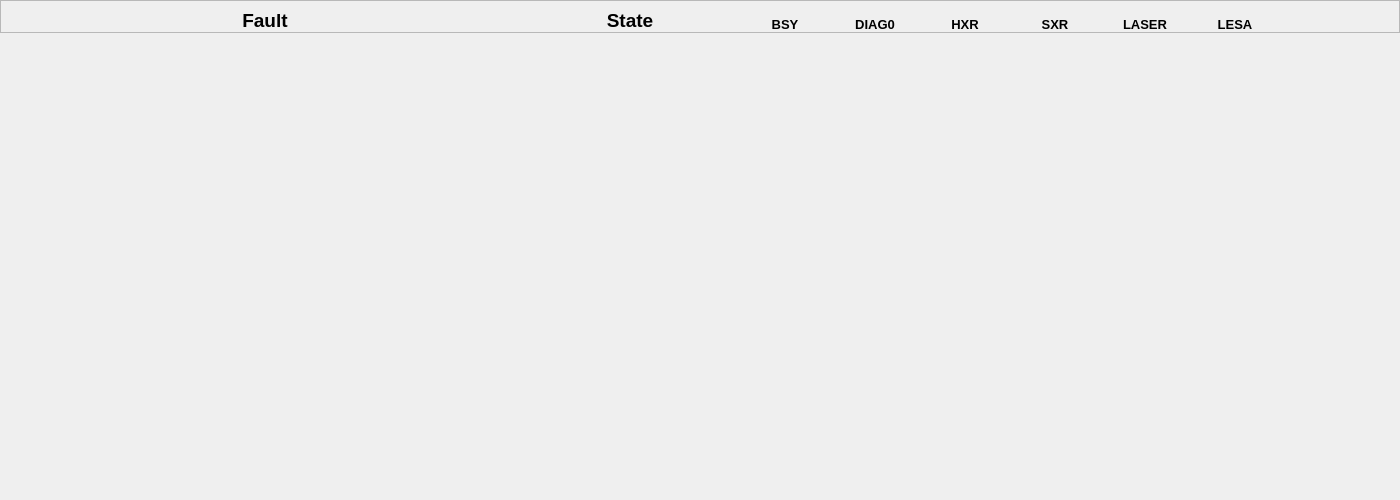
<?xml version="1.0" encoding="UTF-8"?>
<ui version="4.0">
 <class>Form</class>
 <widget class="QWidget" name="Form">
  <property name="geometry">
   <rect>
    <x>0</x>
    <y>0</y>
    <width>1400</width>
    <height>500</height>
   </rect>
  </property>
  <property name="font">
   <font>
    <pointsize>14</pointsize>
   </font>
  </property>
  <property name="windowTitle">
   <string>Form</string>
  </property>
  <property name="styleSheet">
   <string notr="true"/>
  </property>
  <layout class="QGridLayout" name="gridLayout">
   <property name="leftMargin">
    <number>0</number>
   </property>
   <property name="topMargin">
    <number>0</number>
   </property>
   <property name="rightMargin">
    <number>0</number>
   </property>
   <property name="bottomMargin">
    <number>0</number>
   </property>
   <property name="spacing">
    <number>0</number>
   </property>
   <item row="1" column="0">
    <widget class="QScrollArea" name="scrollArea">
     <property name="frameShape">
      <enum>QFrame::NoFrame</enum>
     </property>
     <property name="frameShadow">
      <enum>QFrame::Plain</enum>
     </property>
     <property name="widgetResizable">
      <bool>true</bool>
     </property>
     <widget class="QWidget" name="scrollAreaWidgetContents">
      <property name="geometry">
       <rect>
        <x>0</x>
        <y>0</y>
        <width>1400</width>
        <height>467</height>
       </rect>
      </property>
      <layout class="QVBoxLayout" name="verticalLayout">
       <property name="spacing">
        <number>0</number>
       </property>
       <property name="leftMargin">
        <number>0</number>
       </property>
       <property name="topMargin">
        <number>0</number>
       </property>
       <property name="rightMargin">
        <number>0</number>
       </property>
       <property name="bottomMargin">
        <number>0</number>
       </property>
       <item>
        <widget class="PyDMTemplateRepeater" name="PyDMTemplateRepeater">
         <property name="toolTip">
          <string/>
         </property>
         <property name="frameShape">
          <enum>QFrame::NoFrame</enum>
         </property>
         <property name="layoutSpacing" stdset="0">
          <number>0</number>
         </property>
         <property name="templateFilename" stdset="0">
          <string>mps_inline_logic.ui</string>
         </property>
         <property name="dataSource" stdset="0">
          <string>$PHYSICS_TOP/mps_configuration/current/display/logic/${FILE}</string>
         </property>
        </widget>
       </item>
       <item>
        <spacer name="verticalSpacer">
         <property name="orientation">
          <enum>Qt::Vertical</enum>
         </property>
         <property name="sizeHint" stdset="0">
          <size>
           <width>20</width>
           <height>40</height>
          </size>
         </property>
        </spacer>
       </item>
      </layout>
     </widget>
    </widget>
   </item>
   <item row="0" column="0">
    <widget class="QFrame" name="frame">
     <property name="minimumSize">
      <size>
       <width>0</width>
       <height>33</height>
      </size>
     </property>
     <property name="maximumSize">
      <size>
       <width>16777215</width>
       <height>40</height>
      </size>
     </property>
     <property name="font">
      <font>
       <pointsize>14</pointsize>
      </font>
     </property>
     <property name="frameShape">
      <enum>QFrame::StyledPanel</enum>
     </property>
     <property name="frameShadow">
      <enum>QFrame::Raised</enum>
     </property>
     <layout class="QHBoxLayout" name="horizontalLayout">
      <property name="spacing">
       <number>0</number>
      </property>
      <property name="topMargin">
       <number>0</number>
      </property>
      <property name="rightMargin">
       <number>9</number>
      </property>
      <property name="bottomMargin">
       <number>0</number>
      </property>
      <item>
       <widget class="QLabel" name="label">
        <property name="minimumSize">
         <size>
          <width>200</width>
          <height>0</height>
         </size>
        </property>
        <property name="font">
         <font>
          <pointsize>14</pointsize>
          <weight>75</weight>
          <bold>true</bold>
         </font>
        </property>
        <property name="text">
         <string>Fault</string>
        </property>
        <property name="alignment">
         <set>Qt::AlignBottom|Qt::AlignHCenter</set>
        </property>
       </widget>
      </item>
      <item>
       <widget class="QLabel" name="label_2">
        <property name="minimumSize">
         <size>
          <width>220</width>
          <height>0</height>
         </size>
        </property>
        <property name="maximumSize">
         <size>
          <width>220</width>
          <height>16777215</height>
         </size>
        </property>
        <property name="font">
         <font>
          <pointsize>14</pointsize>
          <weight>75</weight>
          <bold>true</bold>
         </font>
        </property>
        <property name="text">
         <string>State</string>
        </property>
        <property name="alignment">
         <set>Qt::AlignBottom|Qt::AlignHCenter</set>
        </property>
       </widget>
      </item>
      <item>
       <widget class="QLabel" name="label_3">
        <property name="minimumSize">
         <size>
          <width>90</width>
          <height>0</height>
         </size>
        </property>
        <property name="maximumSize">
         <size>
          <width>90</width>
          <height>16777215</height>
         </size>
        </property>
        <property name="font">
         <font>
          <pointsize>10</pointsize>
          <weight>75</weight>
          <bold>true</bold>
         </font>
        </property>
        <property name="text">
         <string>BSY</string>
        </property>
        <property name="alignment">
         <set>Qt::AlignBottom|Qt::AlignHCenter</set>
        </property>
       </widget>
      </item>
      <item>
       <widget class="QLabel" name="label_4">
        <property name="minimumSize">
         <size>
          <width>90</width>
          <height>0</height>
         </size>
        </property>
        <property name="maximumSize">
         <size>
          <width>90</width>
          <height>16777215</height>
         </size>
        </property>
        <property name="font">
         <font>
          <pointsize>10</pointsize>
          <weight>75</weight>
          <bold>true</bold>
         </font>
        </property>
        <property name="text">
         <string>DIAG0</string>
        </property>
        <property name="alignment">
         <set>Qt::AlignBottom|Qt::AlignHCenter</set>
        </property>
       </widget>
      </item>
      <item>
       <widget class="QLabel" name="label_5">
        <property name="minimumSize">
         <size>
          <width>90</width>
          <height>0</height>
         </size>
        </property>
        <property name="maximumSize">
         <size>
          <width>90</width>
          <height>16777215</height>
         </size>
        </property>
        <property name="font">
         <font>
          <pointsize>10</pointsize>
          <weight>75</weight>
          <bold>true</bold>
         </font>
        </property>
        <property name="text">
         <string>HXR</string>
        </property>
        <property name="alignment">
         <set>Qt::AlignBottom|Qt::AlignHCenter</set>
        </property>
       </widget>
      </item>
      <item>
       <widget class="QLabel" name="label_6">
        <property name="minimumSize">
         <size>
          <width>90</width>
          <height>0</height>
         </size>
        </property>
        <property name="maximumSize">
         <size>
          <width>90</width>
          <height>16777215</height>
         </size>
        </property>
        <property name="font">
         <font>
          <pointsize>10</pointsize>
          <weight>75</weight>
          <bold>true</bold>
         </font>
        </property>
        <property name="text">
         <string>SXR</string>
        </property>
        <property name="alignment">
         <set>Qt::AlignBottom|Qt::AlignHCenter</set>
        </property>
       </widget>
      </item>
      <item>
       <widget class="QLabel" name="label_7">
        <property name="minimumSize">
         <size>
          <width>90</width>
          <height>0</height>
         </size>
        </property>
        <property name="maximumSize">
         <size>
          <width>90</width>
          <height>16777215</height>
         </size>
        </property>
        <property name="font">
         <font>
          <pointsize>10</pointsize>
          <weight>75</weight>
          <bold>true</bold>
         </font>
        </property>
        <property name="text">
         <string>LASER</string>
        </property>
        <property name="alignment">
         <set>Qt::AlignBottom|Qt::AlignHCenter</set>
        </property>
       </widget>
      </item>
      <item>
       <widget class="QLabel" name="label_8">
        <property name="minimumSize">
         <size>
          <width>90</width>
          <height>0</height>
         </size>
        </property>
        <property name="maximumSize">
         <size>
          <width>90</width>
          <height>16777215</height>
         </size>
        </property>
        <property name="font">
         <font>
          <pointsize>10</pointsize>
          <weight>75</weight>
          <bold>true</bold>
         </font>
        </property>
        <property name="text">
         <string>LESA</string>
        </property>
        <property name="alignment">
         <set>Qt::AlignBottom|Qt::AlignHCenter</set>
        </property>
       </widget>
      </item>
      <item>
       <spacer name="horizontalSpacer">
        <property name="orientation">
         <enum>Qt::Horizontal</enum>
        </property>
        <property name="sizeType">
         <enum>QSizePolicy::Fixed</enum>
        </property>
        <property name="sizeHint" stdset="0">
         <size>
          <width>110</width>
          <height>20</height>
         </size>
        </property>
       </spacer>
      </item>
     </layout>
    </widget>
   </item>
  </layout>
 </widget>
 <customwidgets>
  <customwidget>
   <class>PyDMTemplateRepeater</class>
   <extends>QFrame</extends>
   <header>pydm.widgets.template_repeater</header>
  </customwidget>
 </customwidgets>
 <resources/>
 <connections/>
</ui>
